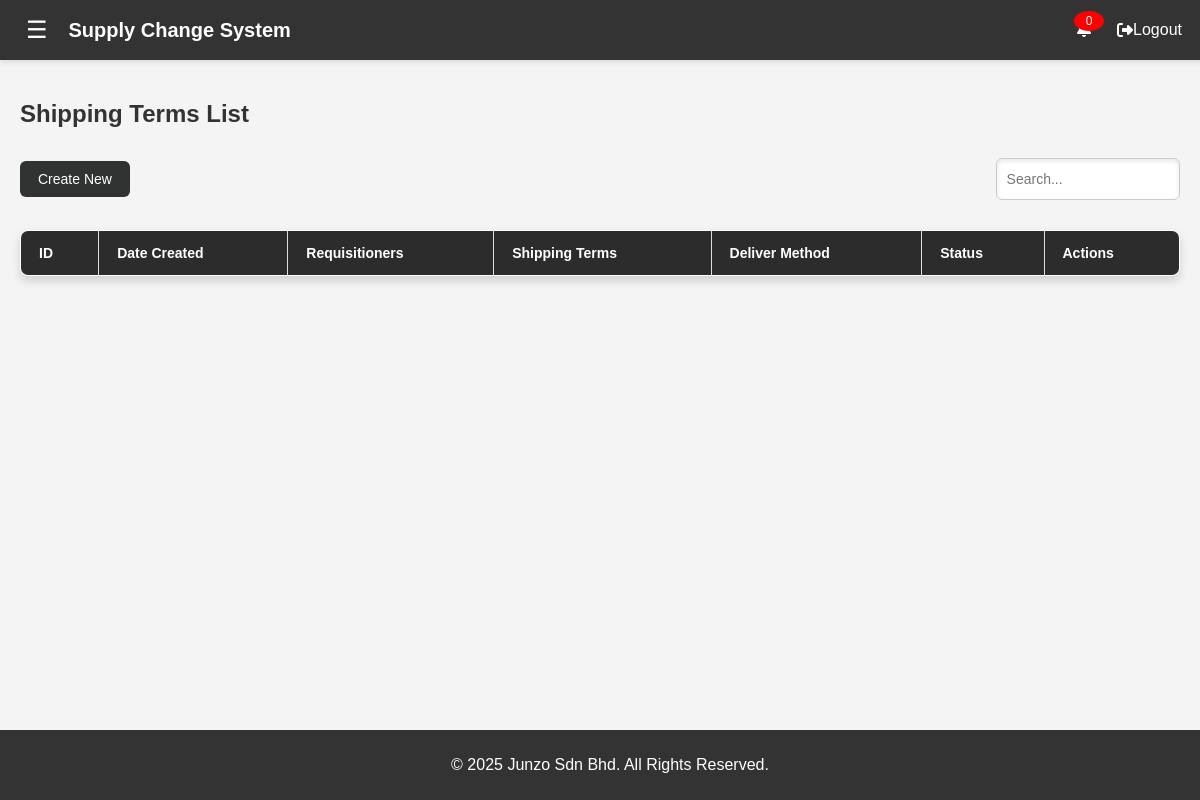
Page /shipping_terms.php (signed in) on the earlier database version.
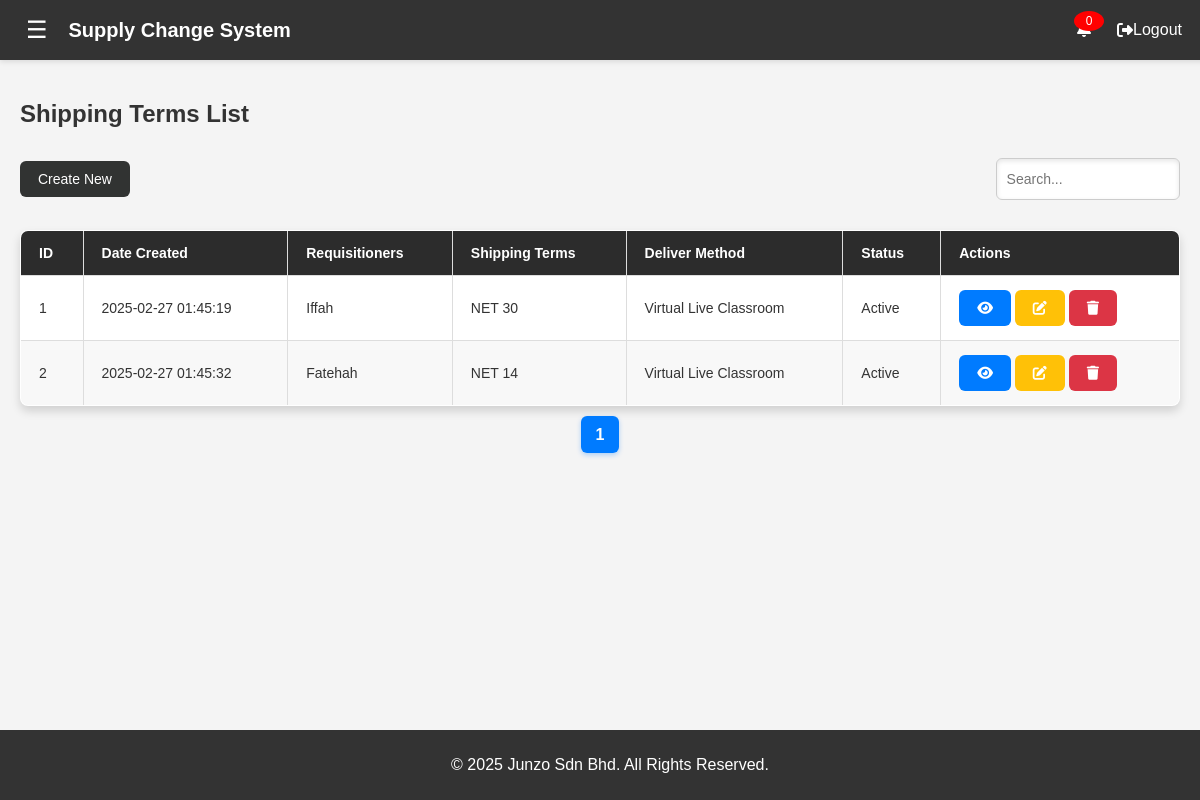
Same page on the later database version.
### tables this page shows
CREATE TABLE `shipping_terms` (
  `shipping_id` int(11) NOT NULL,
  `date_created` timestamp NOT NULL DEFAULT current_timestamp(),
  `last_updated` timestamp NOT NULL DEFAULT current_timestamp() ON UPDATE current_timestamp(),
  `requisitioners` varchar(255) NOT NULL,
  `shipping_terms` enum('FOB','CIF','NET 30','NET 14','NET 60') NOT NULL,
  `deliver_via` enum('Virtual Live Classroom','Face to Face','Hybrid','E-Learning','Certification','Onsite Client Location') NOT NULL,
  `status` enum('Inactive','Active') NOT NULL DEFAULT 'Active'
);

### shipping_terms.php (the view, shortened to what this page needs)
<?php
    include 'config.php';
    include 'header.php';
    $limit = 10;
    $page = isset($_GET['page']) ? $_GET['page'] : 1;
    $start = ($page - 1) * $limit;
    $search = isset($_GET['search']) ? $_GET['search'] : '';
    $query = "SELECT * FROM shipping_terms WHERE requisitioners LIKE ? OR shipping_terms LIKE ? OR deliver_via LIKE ? LIMIT ?, ?";
    $stmt = $conn->prepare($query);
    $searchParam = "%$search%";
    $stmt->bind_param("sssii", $searchParam, $searchParam, $searchParam, $start, $limit);
    $stmt->execute();
    $result = $stmt->get_result();
    $totalQuery = "SELECT COUNT(*) AS total FROM shipping_terms
                   WHERE requisitioners LIKE ?
                   OR shipping_terms LIKE ?
                   OR deliver_via LIKE ?";
    $stmtTotal = $conn->prepare($totalQuery);
    $stmtTotal->bind_param("sss", $searchParam, $searchParam, $searchParam);
    $stmtTotal->execute();
    $totalResult = $stmtTotal->get_result()->fetch_assoc();
    $total = $totalResult['total'];
    $pages = ceil($total / $limit);
?>
</head>
<body>
<div class="container">
        <h2>Shipping Terms List</h2>
        <div class="header-row">
            <div class="button-container">
                <button class="btn btn-success" onclick="openModal()">Create New</button>
            </div>
            <div class="search-container">
                <input type="text" id="search" placeholder="Search...">
            </div>
        </div>
        <table border="1">
            <thead>
                <tr>
                    <th>ID</th>
                    <th>Date Created</th>
                    <th>Requisitioners</th>
                    <th>Shipping Terms</th>
                    <th>Deliver Method</th>
                    <th>Status</th>
                    <th>Actions</th>
                </tr>
            </thead>
            <tbody>
                <?php while ($row = $result->fetch_assoc()): ?>
                    <tr>
                        <td><?php echo $row['shipping_id']; ?></td>
                        <td><?php echo $row['date_created']; ?></td>
                        <td><?php echo $row['requisitioners']; ?></td>
                        <td><?php echo $row['shipping_terms']; ?></td>
                        <td><?php echo $row['deliver_via']; ?></td>
                        <td><?php echo ucfirst($row['status']); ?></td>
                        <td>
                            <a href="view_shipping.php?id=<?php echo $row['shipping_id']; ?>" class="btn btn-info">
                                <i class="fas fa-eye"></i>
                            </a>
                            <a href="edit_shipping.php?id=<?php echo $row['shipping_id']; ?>" class="btn btn-warning">
                                <i class="fas fa-edit"></i>
                            </a>
                            <a href="delete_shipping.php?id=<?php echo $row['shipping_id']; ?>" class="btn btn-danger" onclick="return confirm('Are you sure you want to delete this shipping term?');">
                                <i class="fas fa-trash"></i>
                            </a>
                        </td>
                    </tr>
                <?php endwhile; ?>
            </tbody>
        </table>
<div class="pagination">
    <?php for ($i = 1; $i <= $pages; $i++): ?>
        <a href="?page=<?php echo $i; ?>&search=<?php echo urlencode($search); ?>" class="<?php echo $i == $page ? 'active' : ''; ?>">
            <?php echo $i; ?>
        </a>
    <?php endfor; ?>
</div>
</div>
<?php include 'footer.php'; ?>
</body>
</html>

### header.php (shortened to what this page needs)
<?php
include 'config.php';
$notif_query = "SELECT COUNT(*) AS unread_count FROM notifications WHERE status = 'unread'";
$notif_result = $conn->query($notif_query);
$notif_row = $notif_result->fetch_assoc();
$unread_count = $notif_row['unread_count'];
?>
<!DOCTYPE html>
<html lang="en">
<head>
    <link rel="stylesheet" href="css/styles.css">
    <link rel="stylesheet" href="https://cdnjs.cloudflare.com/ajax/libs/font-awesome/6.4.2/css/all.min.css">
</head>
<body>
    <nav class="navbar">
        <div class="navbar-left">
            <button class="sidebar-toggle" onclick="toggleSidebar()">☰</button>
            <div class="logo">Supply Change System</div>
        </div>
        <div class="nav-icons">
            <span class="notification-icon">
                <span class="notif-count"><?php echo $unread_count; ?></span>
            </span>
            <a href="logout.php" class="logout-icon">
                <i class="fas fa-sign-out-alt"></i> Logout
            </a>
        </div>
    </nav>

### footer.php
<footer class="footer">
    <p>&copy; <?php echo date("Y"); ?> Junzo Sdn Bhd. All Rights Reserved.</p>
</footer>

### css/styles.css (style rules this page uses)
body { margin: 0; padding: 0; font-family: 'Poppins', Arial, sans-serif; background-color: #f4f4f4; color: #333; }
.navbar { position: fixed; top: 0; left: 0; width: 100%; height: 60px; background-color: #333; color: white; display: flex; justify-content: space-between; align-items: center; padding: 0 20px; box-shadow: 0 2px 5px rgba(0, 0, 0, 0.1); z-index: 1000; }
.navbar-left { display: flex; align-items: center; gap: 15px; }
.logo { font-size: 20px; font-weight: bold; white-space: nowrap; }
.nav-icons { display: flex; align-items: center; gap: 10px; margin-right: 30px; }
.notification-icon { position: relative; font-size: 16px; cursor: pointer; padding: 5px 8px; }
.notif-count { position: absolute; top: -5px; right: -5px; background: red; color: white; font-size: 12px; padding: 3px 6px; border-radius: 50%; min-width: 18px; text-align: center; }
.logout-icon { color: white; text-decoration: none; font-size: 16px; padding: 5px 8px; display: flex; align-items: center; }
.sidebar-toggle { background: none; border: none; font-size: 24px; color: white; cursor: pointer; z-index: 1100; transition: color 0.3s ease-in-out; }
#search { width: 80%; height: 30px; padding: 5px 10px; font-size: 14px; border: 1px solid #ccc; border-radius: 6px; transition: 0.3s; box-shadow: inset 0px 2px 5px rgba(0, 0, 0, 0.1); }
table { width: 100%; border-collapse: collapse; margin-top: 20px; background: white; border-radius: 8px; overflow: hidden; box-shadow: 0px 5px 10px rgba(0, 0, 0, 0.15); }
th, td { padding: 14px 18px; border: 1px solid #ddd; text-align: left; font-size: 14px; }
th { background: #2c2c2c; color: white; font-weight: bold; }
tr:nth-child(even) { background: #f8f8f8; }
.btn { text-decoration: none; padding: 10px 18px; border-radius: 6px; font-size: 14px; font-weight: 500; transition: all 0.3s ease-in-out; display: inline-block; text-align: center; cursor: pointer; border: none; }
.btn-success { background: #313332; color: white; }
.btn-info { background: #007bff; color: white; }
.btn-warning { background: #ffc107; color: white; }
.btn-danger { background: #dc3545; color: white; }
.header-row { display: flex; justify-content: space-between; align-items: center; padding: 10px 0; }
.button-container { display: flex; justify-content: flex-start; }
.search-container { display: flex; justify-content: flex-end; }
.pagination { margin-top: 20px; text-align: center; }
.pagination a { padding: 10px 15px; margin: 2px; background: #ddd; text-decoration: none; color: black; border-radius: 6px; transition: 0.3s; font-weight: 500; }
.pagination a.active { background: #007bff; color: white; font-weight: bold; box-shadow: 0px 2px 5px rgba(0, 123, 255, 0.3); }
.footer { text-align: center; padding: 10px; background-color: #333; color: #fff; position: fixed; bottom: 0; width: 100%; }
.container { margin-top: 60px; margin-left: 0; padding: 20px; transition: margin-left 0.3s ease-in-out; }

Differences in the rows shown:
added shipping_terms: shipping_id "1", date_created "2025-02-27 01:45:19", requisitioners "Iffah", shipping_terms "NET 30", deliver_via "Virtual Live Classroom", status "Active"
added shipping_terms: shipping_id "2", date_created "2025-02-27 01:45:32", requisitioners "Fatehah", shipping_terms "NET 14", deliver_via "Virtual Live Classroom", status "Active"
Other differences:
new list line: "1"
